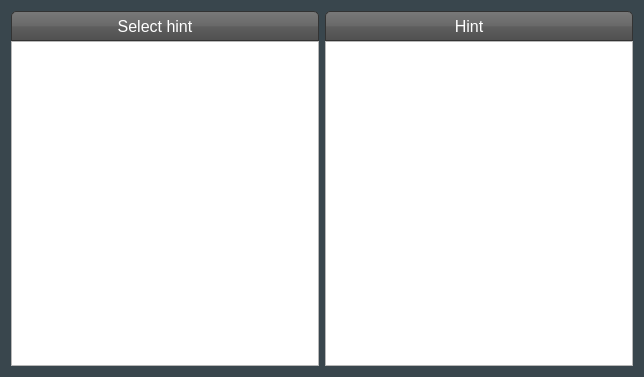
<?xml version="1.0" encoding="UTF-8"?>
<ui version="4.0">
 <class>HintsWindow</class>
 <widget class="QDialog" name="HintsWindow">
  <property name="geometry">
   <rect>
    <x>0</x>
    <y>0</y>
    <width>644</width>
    <height>377</height>
   </rect>
  </property>
  <property name="font">
   <font>
    <family>Microsoft Sans Serif</family>
    <pointsize>12</pointsize>
   </font>
  </property>
  <property name="windowTitle">
   <string>Dialog</string>
  </property>
  <property name="styleSheet">
   <string notr="true">#HintsWindow {
        background: #39464d;
}

QTableWidget QTableCornerButton::section {
    background-color: #242e33;
}

</string>
  </property>
  <layout class="QGridLayout" name="gridLayout">
   <item row="0" column="0">
    <layout class="QHBoxLayout" name="horizontalLayout">
     <item>
      <layout class="QVBoxLayout" name="verticalLayout">
       <property name="spacing">
        <number>0</number>
       </property>
       <item>
        <widget class="QLabel" name="label">
         <property name="minimumSize">
          <size>
           <width>106</width>
           <height>30</height>
          </size>
         </property>
         <property name="font">
          <font>
           <family>Microsoft Sans Serif</family>
           <pointsize>12</pointsize>
          </font>
         </property>
         <property name="layoutDirection">
          <enum>Qt::LeftToRight</enum>
         </property>
         <property name="styleSheet">
          <string notr="true">border: 1px solid #333333;
border-top-left-radius: 5px;
border-top-right-radius: 5px;
background: qlineargradient(x1:0, y1:0, x2:0, y2:1, stop:0 #797979, stop:0.48 #696969, stop:0.52 #5e5e5e, stop:1 #4f4f4f);
padding: 1px 23px 1px 3px;
min-width: 6em;
color: #ffffff;
text-align: center;</string>
         </property>
         <property name="text">
          <string>Select hint</string>
         </property>
         <property name="alignment">
          <set>Qt::AlignCenter</set>
         </property>
        </widget>
       </item>
       <item>
        <widget class="InfoTable" name="hintTable">
         <property name="font">
          <font>
           <family>DejaVu Sans</family>
           <pointsize>12</pointsize>
          </font>
         </property>
        </widget>
       </item>
      </layout>
     </item>
    </layout>
   </item>
   <item row="0" column="1">
    <layout class="QVBoxLayout" name="verticalLayout_2">
     <property name="spacing">
      <number>0</number>
     </property>
     <item>
      <widget class="QLabel" name="label_2">
       <property name="minimumSize">
        <size>
         <width>106</width>
         <height>30</height>
        </size>
       </property>
       <property name="font">
        <font>
         <family>Microsoft Sans Serif</family>
         <pointsize>12</pointsize>
        </font>
       </property>
       <property name="styleSheet">
        <string notr="true">border: 1px solid #333333;
border-top-left-radius: 5px;
border-top-right-radius: 5px;
background: qlineargradient(x1:0, y1:0, x2:0, y2:1, stop:0 #797979, stop:0.48 #696969, stop:0.52 #5e5e5e, stop:1 #4f4f4f);
padding: 1px 23px 1px 3px;
min-width: 6em;
color: #ffffff;
text-align: center;</string>
       </property>
       <property name="text">
        <string>Hint</string>
       </property>
       <property name="alignment">
        <set>Qt::AlignCenter</set>
       </property>
      </widget>
     </item>
     <item>
      <widget class="QTextBrowser" name="hintText">
       <property name="font">
        <font>
         <family>DejaVu Sans</family>
         <pointsize>12</pointsize>
        </font>
       </property>
      </widget>
     </item>
    </layout>
   </item>
  </layout>
 </widget>
 <customwidgets>
  <customwidget>
   <class>InfoTable</class>
   <extends>QTableWidget</extends>
   <header location="global">infotable.h</header>
  </customwidget>
 </customwidgets>
 <resources/>
 <connections/>
</ui>
